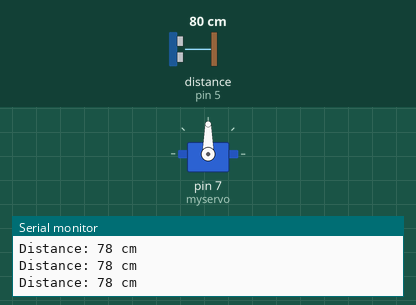
This sketch was run on a simulated Arduino Uno, built with avr-gcc and run on an emulated ATmega328P. On the bench: servo, the last lines printed to the serial monitor. Wiring (inferred from the names in the program): ultrasonic range finder: trigger pin 6; echo pin 5. The inputs (shaded band) are chosen by the test bench; at power-on: distance to the obstacle (sensor on pin 5) 80 cm. The echo pulse lasts 58.3 µs per cm.

Above: at 1.2 s.
1.3 s: distance to the obstacle (sensor on pin 5) set to 11 cm
2.8 s: distance to the obstacle (sensor on pin 5) set to 8 cm
At 3.18 s:
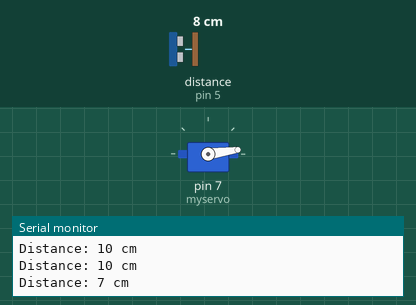
At 3.78 s:
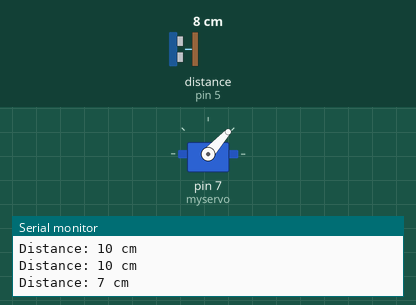
Timing chart, 0 to 11.8 s (numbered marks = the images above; inputs shaded):
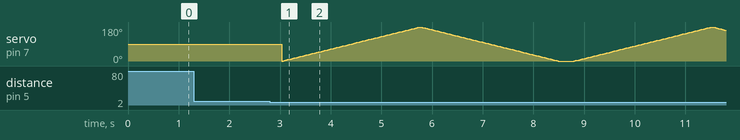

The sketch:

gate.ino
```cpp
#include <Servo.h>
#define echoPin 5
#define trigPin 6


long duration; // variable for the duration of sound wave travel
int distance; // variable for the distance measurement

Servo myservo;  // create servo object to control a servo


int pos = 0;

void setup() {
  pinMode(trigPin, OUTPUT); // Sets the trigPin as an OUTPUT
  pinMode(echoPin, INPUT); // Sets the echoPin as an INPUT
  Serial.begin(9600);
  myservo.attach(7);

}

void loop() {
 digitalWrite(trigPin, LOW);
  delayMicroseconds(2);
  digitalWrite(trigPin, HIGH);
  delayMicroseconds(10);
  digitalWrite(trigPin, LOW);

  duration = pulseIn(echoPin, HIGH);

  distance = duration * 0.034 / 2;

  Serial.print("Distance: ");
  Serial.print(distance);
  Serial.println(" cm");
  if(distance<9)
  {
    for (pos = 0; pos <= 180; pos += 1) { // goes from 0 degrees to 180 degrees
    // in steps of 1 degree
    myservo.write(pos);              // tell servo to go to position in variable 'pos'
    delay(15);                       // waits 15ms for the servo to reach the position
  }
  for (pos = 180; pos >= 0; pos -= 1) { // goes from 180 degrees to 0 degrees
    myservo.write(pos);              // tell servo to go to position in variable 'pos'
    delay(15);                       // waits 15ms for the servo to reach the position
  }
  }
  delay(300);

}
```

Measured:
- the behaviour switches between 10 and 9 cm on distance to the obstacle (sensor on pin 5) (found by bisection; images 0 and 1)
